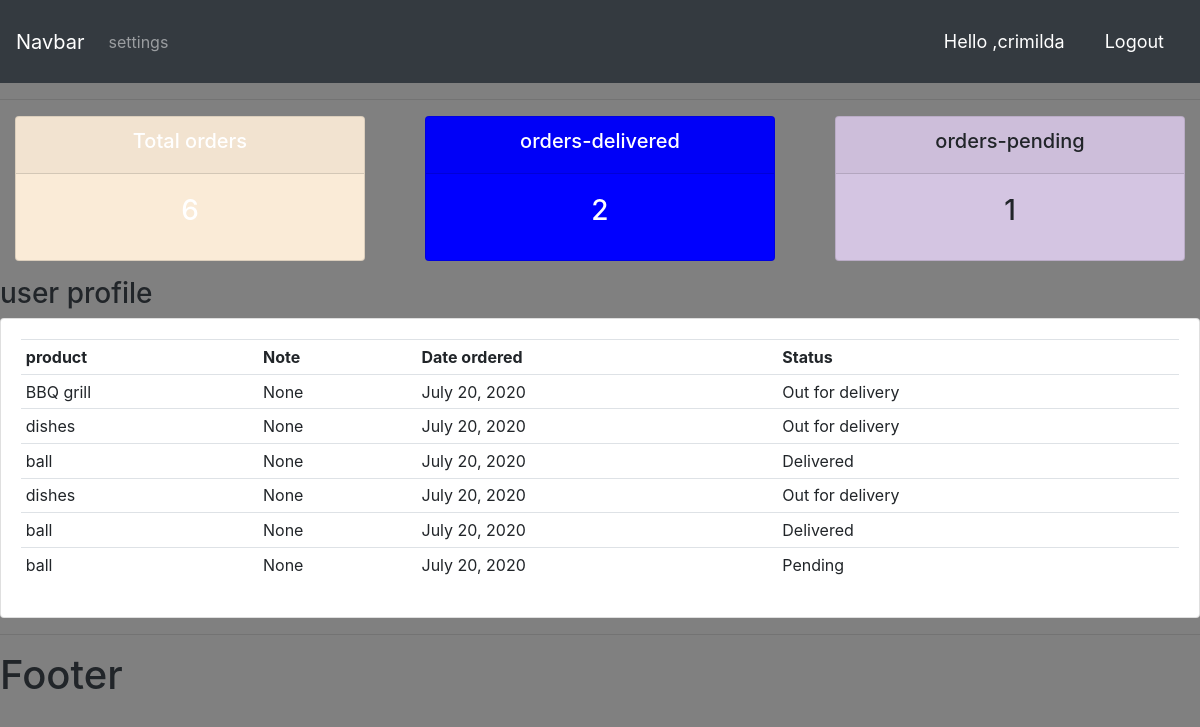
/user/ (signed in), run on the app's committed database.
### appacounts/models.py (models this page shows, shortened)
class orders(models.Model):
    STATUS = (
            ('Pending', 'Pending'),
            ('Out for delivery','Out for delivery'),
            ('Delivered','Delivered')
        )
    custumer = models.ForeignKey(custumer,null=True,on_delete=models.SET_NULL)
    product = models.ForeignKey(product,null=True,on_delete=models.SET_NULL)
    date_created = models.DateField(auto_now_add=True,null=True)
    status = models.CharField(max_length=200,null=True,choices=STATUS)
    note = models.CharField(max_length=1000, null=True)

class product(models.Model):
    CATEGORY = (
            ('Indoor', 'Indoor'),
            ('Out Door', 'Out Door')
        )
    name = models.CharField(max_length=200,null=True)
    price = models.FloatField(null=True)
    category = models.CharField(max_length=200,null=True,choices=CATEGORY)
    description = models.CharField(max_length=200, null=True,blank=True)
    date_ceated = models.DateField(auto_now_add=True,null=True)
    tag = models.ManyToManyField(Tag)
    def __str__(self):
        return self.name

### appacounts/decorators.py (the view)
        def wrapper_func(request, *args, **kwargs):
            group = None
            if request.user.groups.exists():
                group = request.user.groups.all()[0].name
            if group in allowed_roles:
               return view_func(request, *args, **kwargs)
            else:
                return HttpResponse('you are not allowed to view this page')

### appacounts/views.py (called while the page is built)
@login_required(login_url='login')
@allowed_users(allowed_roles=['custumer'])
def userPage(request):
    orders = request.user.custumer.orders_set.all()
    total_orders = orders.count()
    delivered = orders.filter(status='Delivered').count()
    pending = orders.filter(status='Pending').count()
    context = {'orders':orders,
             'total_orders':total_orders,
             'delivered': delivered,
             'pending':pending
             }
    return render(request, 'appacounts/users.html', context)

### appacounts/templates/appacounts/users.html
{% extends 'appacounts/main.html' %}
{% block content %}
{% include 'appacounts/status.html' %}
<h3>user profile</h3>
<div class="row">
    <div class="col-md">
        <div class="card card-body">
            <table class="table table-sm">
                <tr>
                    <th>product</th>
                    <th>Note</th>
                    <th>Date ordered</th>
                    <th>Status</th>
                </tr>
                {% for order in orders %}
                        <tr>
                            <td>{{ order.product }}</td>
                            <td>{{ order.note }}</td>
                            <td>{{ order.date_created }}</td>
                            <td>{{ order.status }}</td>
                        </tr>
                {% endfor %}
            </table>
        </div>
    </div>
</div>
{% endblock content %}

### appacounts/templates/appacounts/navbar.html (shortened to what this page needs)
{% load static %}
<nav class="navbar navbar-expand-lg navbar-dark bg-dark">
    <a class="navbar-brand" href="#">Navbar</a>
    <div class="collapse navbar-collapse" id="navbarNav">
        <ul class="navbar-nav">
            {% if request.user.is_staff %}
            <li class="nav-item active">
                <a class="nav-link" href="{% url 'home' %}">Dushboard</a>
            </li>
            <li class="nav-item">
                <a class="nav-link" href="{% url 'products' %}">Products</a>
            </li>
            {% else %}
             <li class="nav-item">
                 <a href="{% url 'account' %}" class="nav-link">settings</a>
             </li>
            {% endif %}
        </ul>
    </div>
    <span class="hello-message">Hello ,{{ request.user }} </span>
    <span><a class="hello-message" href="{% url 'logout' %}">Logout</a></span>
</nav>

### static/css/main.css (style rules this page uses)
body { background-color: gray; }

### appacounts/templates/appacounts/navbar.html (style rules this page uses)
.hello-message { font-size: 18px; color: white; margin: 20px; }

### data on the page
orders: product "BBQ grill", note "None", date_created "July 20, 2020", status "Out for delivery"
orders: product "dishes", note "None", date_created "July 20, 2020", status "Out for delivery"
orders: product "ball", note "None", date_created "July 20, 2020", status "Delivered"
orders: product "dishes", note "None", date_created "July 20, 2020", status "Out for delivery"
orders: product "ball", note "None", date_created "July 20, 2020", status "Delivered"
orders: product "ball", note "None", date_created "July 20, 2020", status "Pending"

### other printed values
{{ request.user }} "crimilda"
{{ delivered }} "2"
{{ pending }} "1"
